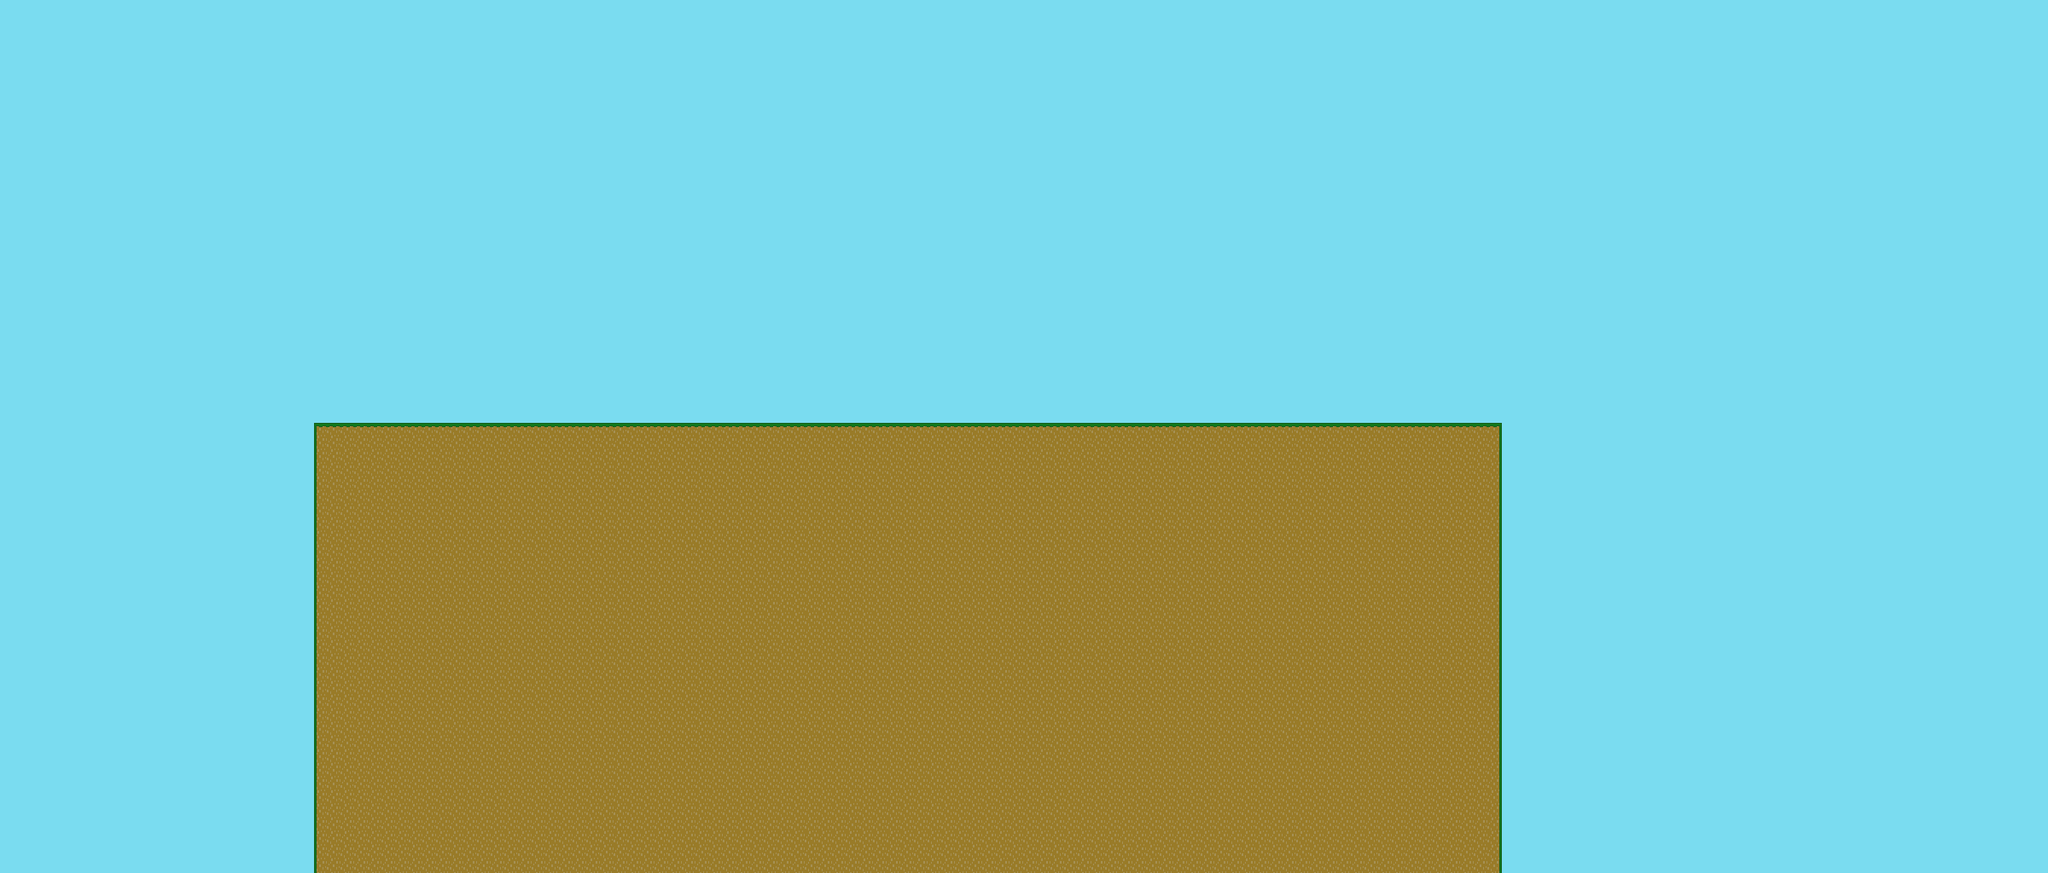

Rendered tile map (Tiled .tmx) drawn with the repository's tilesets; below, a short description and the map source with its tile grids summarised:
An orthogonal 150x64 tile map with 16x16 px tiles, 2 tile layers (background, tile_layer) and 3 objects (player_spawn, exit_door, chili_spawner).

<map version="1.0" orientation="orthogonal" renderorder="right-down" width="150" height="64" tilewidth="16" tileheight="16" nextobjectid="23">
 <tileset firstgid="1" source="Outdoor_Tileset.tsx" />
 <layer name="background" width="150" height="64">
  <data>[9600 cells, 9600 non-empty, 1 distinct tile ids]</data>
 </layer>
 <layer name="tile_layer" width="150" height="64">
  <data>[9600 cells, 2871 non-empty, 6 distinct tile ids]</data>
 </layer>
 <objectgroup name="spawn_points">
  <object id="1" name="player_spawn" x="420" y="482" width="8" height="14" />
  <object id="2" name="exit_door" x="1504" y="448" width="32" height="48">
   <properties>
    <property name="collidable" type="bool" value="true" />
   </properties>
  </object>
  <object id="4" name="chili_spawner" x="1300" y="482" width="8" height="14">
   <properties>
    <property name="collidable" type="bool" value="true" />
    <property name="is_enemy" type="bool" value="false" />
    <property name="max_spawn" type="int" value="3" />
   </properties>
  </object>
 </objectgroup>
</map>
